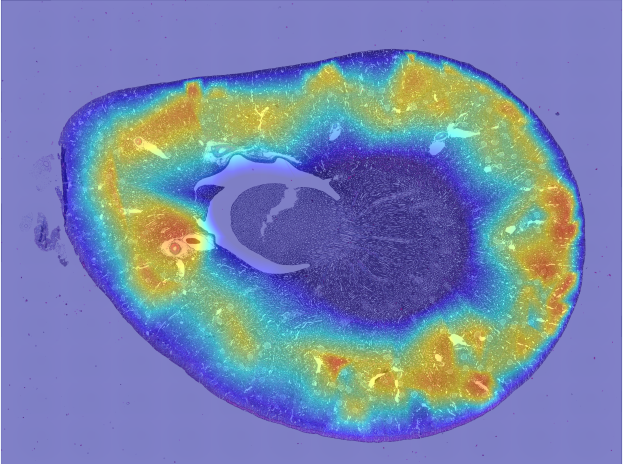
%> input picture DamageMapExample.png, 1245 x 927 px (shown at 1/2 size)
$ octave --eval "result = ColorConvSelector(imread('../DamageMapExample.png'));"   (GNU Octave 9; MATLAB toolbox functions it lacks are replaced by stand-ins)
%> lines starting %> are read from the running program, lines starting %| are printed output that depends on the picture; in (x1, y1, x2, y2) boxes, pixels count from 0 and x2, y2 are one past the last pixel; in counts of white or black regions, pixels touching at a corner belong together; the program's own positions count from 1
### Automated Glomeruli Localizer Scorer/SmartBorder.m
function [ borderidx, kidneymask ] = SmartBorder( f )
% Find Kidney Outline and Fill Masks. This method should handle single and
% double sample images, assuming samples are ~same size.

% Copyright (C) <2017>  <John D. Bukowy>
%
% This program is free software: you can redistribute it and/or modify
% it under the terms of the GNU General Public License as published by
% the Free Software Foundation, either version 3 of the License, or
% (at your option) any later version.
%
% This program is distributed in the hope that it will be useful,
% but WITHOUT ANY WARRANTY; without even the implied warranty of
% MERCHANTABILITY or FITNESS FOR A PARTICULAR PURPOSE.  See the
% GNU General Public License for more details.
%
% You should have received a copy of the GNU General Public License
% along with this program.  If not, see <https://www.gnu.org/licenses/>.

orig_size = size(f);
%> orig_size = [927 1245 3]
HWratio = orig_size(1)/(orig_size(2));
%> HWratio = 0.745

if size(f,3) > 1
g = imadjust(rgb2gray(imresize(f,[HWratio.*1000, 1000])));
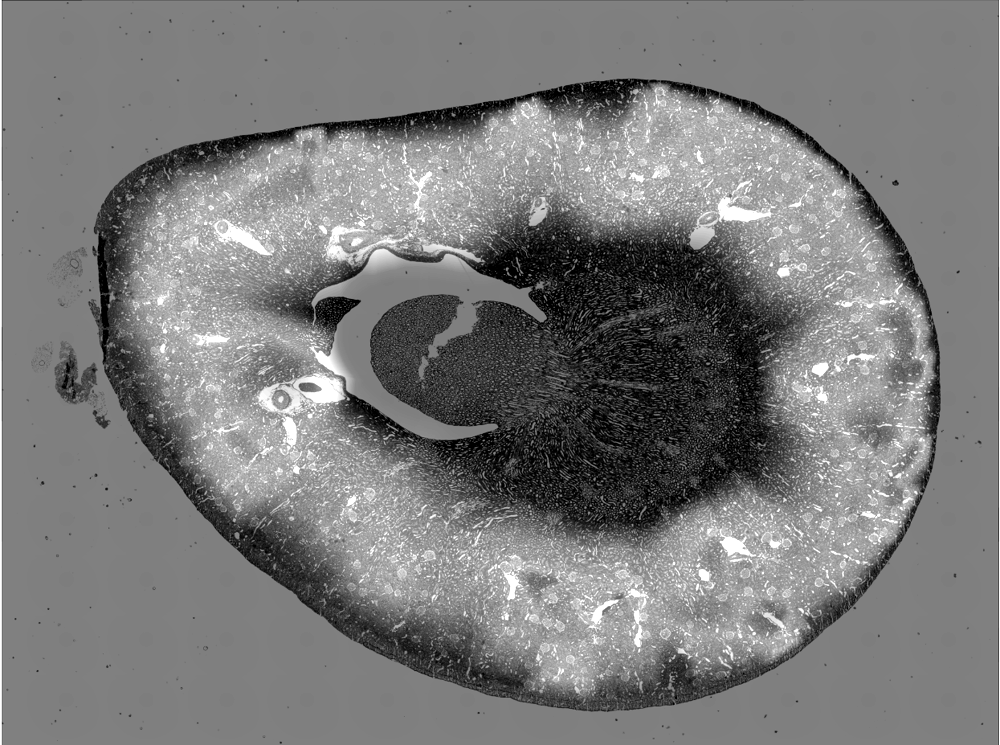
%> g: size 745x1000 uint8; min 0, max 255, mean 122.8
he = g<(.9*255);
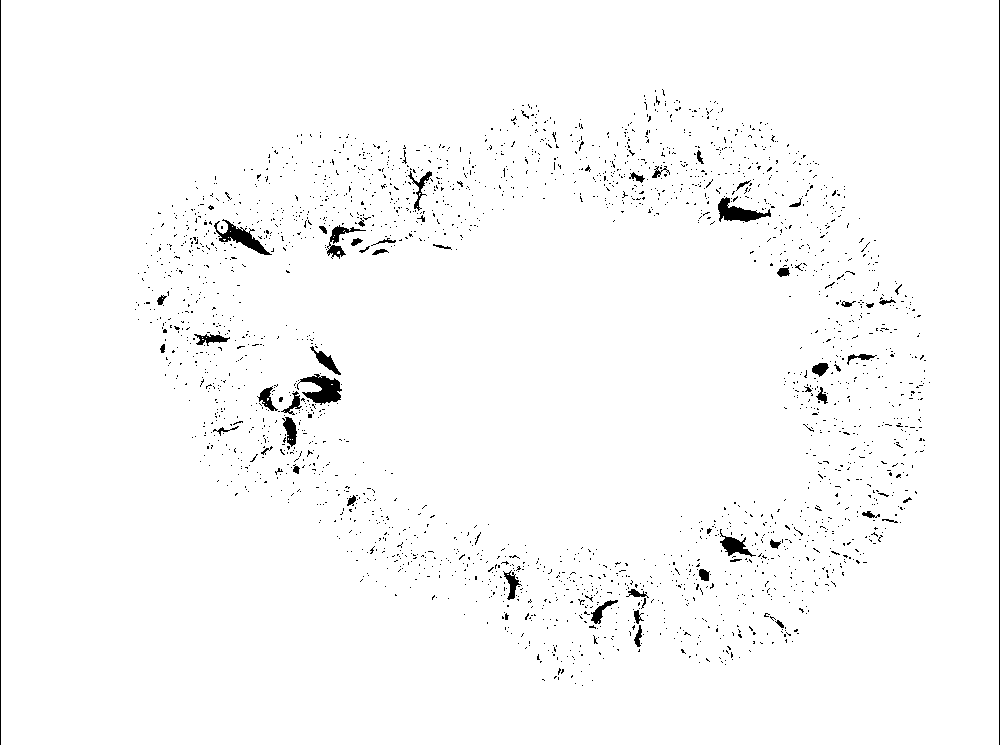
%> he: size 745x1000 logical; 98.1% white; 2426 black regions (2370 under 20 px), largest, box (x1, y1, x2, y2) and area: (0, 0, 1, 745) 745, (999, 0, 1000, 745) 745, (297, 374, 342, 405) 727
else
    g = imresize(f,[HWratio.*1000, 1000]);
    he = g>(.5*255);
    he = imfill(he,'holes');
end


props = regionprops(he,'Area','PixelIdxList');
%> props = 24 regions; largest, Area: 730804, 8, 5, 4, 4
for i = 1:length(props)
    area(i) = props(i).Area;
end
%> this loop made 24 passes
%> after the loop, area = 24 values, max 730804 at index 1, min 1 at index 2, mean 30452

sort_area = sort(area,'descend');
%> sort_area = 24 values, max 730804 at index 1, min 1 at index 11, mean 30452

if sort_area(2) < .8*sort_area(1)
objkeep = find(area==sort_area(1));
%> objkeep = 1
augimgsize = size(g);
%> augimgsize = [745 1000]
kidneymask = zeros(augimgsize(1:2));
kidneymask(props(objkeep).PixelIdxList) = 1;
%> kidneymask: size 745x1000 double; values 0 (black) and 1 (white), 98.1% white; 2426 black regions (2370 under 20 px), largest, box (x1, y1, x2, y2) and area: (0, 0, 1, 745) 745, (999, 0, 1000, 745) 745, (297, 374, 342, 405) 729
clear props
else
    objkeep(1) = find(area==sort_area(1));
    objkeep(2) = find(area==sort_area(2));

    augimgsize = size(g);
kidneymask = zeros(augimgsize(1:2));
kidneymask(props(objkeep(1)).PixelIdxList) = 1;
kidneymask(props(objkeep(2)).PixelIdxList) = 1;

end

clear props area


kidneymask = imfill(kidneymask,'holes');
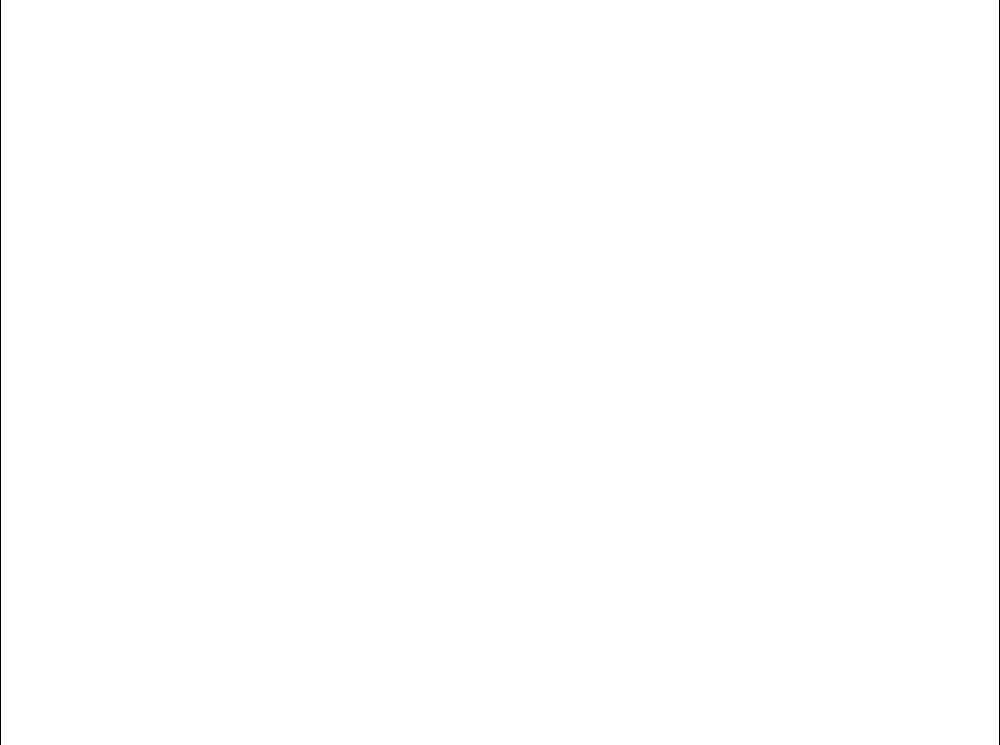
%> kidneymask: size 745x1000 double; values 0 (black) and 1 (white), 99.8% white; black in thin lines or dots
%> the run ends on the next line
kidneymask = activecontour(g,kidneymask,'Chan-Vese','SmoothFactor',3);

if max(max(bwlabel(kidneymask))) > size(objkeep,2)
    props = regionprops(kidneymask,'Area','PixelIdxList');
    for i = 1:length(props)
        area(i) = props(i).Area;
    end

    sort_area = sort(area,'descend');

    if sort_area(2) < .8*sort_area(1)
        objkeep = find(area==sort_area(1));
        augimgsize = size(g);
        kidneymask = zeros(augimgsize(1:2));
        kidneymask(props(objkeep).PixelIdxList) = 1;
        clear props
    else
        objkeep(1) = find(area==sort_area(1));
        objkeep(2) = find(area==sort_area(2));

        augimgsize = size(g);
        kidneymask = zeros(augimgsize(1:2));
        kidneymask(props(objkeep(1)).PixelIdxList) = 1;
        kidneymask(props(objkeep(2)).PixelIdxList) = 1;

    end
    clear props
end

props = regionprops(kidneymask,'Area','PixelIdxList');

for w = 1:length(props)

    tempmask = zeros(augimgsize);
    tempmask(props(w).PixelIdxList) = 1;


    for n = 1:1

        skelletor = bwmorph(bwmorph(tempmask.*imfill(tempmask,'holes'),'skel',inf),'endpoints');

        clear loc
        [loc(:,1), loc(:,2)] = find(skelletor==1);

        clear distmat
        for i = 1:size(loc,1)
            for j = 1:size(loc,1)
                distmat(j,i) = sqrt((loc(i,1)-loc(j,1))^2+(loc(i,2)-loc(j,2))^2);
            end
        end

        distmat(distmat==0) = NaN;
        distmat(distmat>50) = NaN;
        [x,y] = find(distmat==min(distmat));

        pairs = [];
        if isempty(x) == 0
        for m = 1:size(x,1)
            pairs(:,1:2) = [loc(x,1),loc(x,2)];
            pairs(:,3:4) = [loc(y,1),loc(y,2)];
        end
        end

        if isempty(pairs) == 0
        for a = 1:size(pairs,1)

            for i=1:1
                p(1,:)=[pairs(a,1), pairs(a,2)];
                for j=i+1:2
                    p(2,:)=[pairs(a,3), pairs(a,4)];
                    nPixels=max(abs(p(1,:)-p(2,:)))+1;
                    X=linspace(p(1,2), p(2,2), nPixels);
                    Q=(p(1,1)-p(2,1))/(p(1,2)-p(2,2));
                    if isinf(Q)
                        Y=linspace(p(1,1),p(2,1),nPixels);
                    else
                        Q(2)=-det(p)/(p(1,2) - p(2,2));
                        Y=(Q(1)*X+Q(2));
                    end
                    skelletor(sub2ind(size(skelletor),round(Y),round(X)))=1;
                end
            end

        end
        end

        kidneymask = (skelletor+kidneymask>0);
        kidneymask = imfill(kidneymask,'holes');

    end

end

kidneybordermask = bwmorph(kidneymask,'perim8');

kidneymask = imresize(kidneymask,[orig_size(1),orig_size(2)]);
kidneybordermask = imresize(kidneybordermask,[orig_size(1),orig_size(2)]);

clear props;

props = regionprops(kidneybordermask,'PixelList');

borderidx = [];
for i = 1:size(props,1)
borderidx = [borderidx;props(i).PixelList];
end


end

### Automated Glomeruli Localizer Scorer/ColorConvSelector.m
function [ M ] = ColorConvSelector( f )
% This is an implementation for solving for color basis vectors of a 2-stain
% histology prep, adapated from the Macenko et al. method.
%
% Input: f - a 3 channel rgb image matrix.
% Output: M - a 3x3 matrix of the color basis vectors. This should be used
% with TriChromeSeperator.

% SmarterBorder takes an rgb image matrix of a histological sample. It is
% was designed to work with 1 or 2 'continous' samples present in the
% image.
[~,kidney_mask] = SmartBorder(f);

% This is a slightly sketchy step. It should go in and find all of the
% background that is included in holes in the tissue. This is based off of
% apply filters to image data. I don't expect this to be super robust. If
% something is wrong, this would be a good place to check.

% If working correctly, background mask should return a binary mask where
% 1's denote no tissue both within the sample and the background

% Copyright (C) <2017>  <John D. Bukowy>
%
% This program is free software: you can redistribute it and/or modify
% it under the terms of the GNU General Public License as published by
% the Free Software Foundation, either version 3 of the License, or
% (at your option) any later version.
%
% This program is distributed in the hope that it will be useful,
% but WITHOUT ANY WARRANTY; without even the implied warranty of
% MERCHANTABILITY or FITNESS FOR A PARTICULAR PURPOSE.  See the
% GNU General Public License for more details.
%
% You should have received a copy of the GNU General Public License
% along with this program.  If not, see <https://www.gnu.org/licenses/>.

background_pre1_mask = imgaussfilt(entropyfilt(rgb2gray(f),true(3)),5);
background_pre2_mask = (background_pre1_mask>graythresh(background_pre1_mask));
background_pre3_mask = ~background_pre2_mask-(~kidney_mask);
background_pre4_mask = imfill(background_pre3_mask,'holes');
background_mask = ~(~background_pre4_mask.*(kidney_mask));

% This step should apply the masks that we created to segment tissue pixels
% for color basis solving steps
keep_loc = reshape(background_mask(:,:,1),size(background_mask(:,:,1),1)*size(background_mask(:,:,1),2),1);
mask_loc = find(keep_loc==1);
keep_loc = find(keep_loc==0);
background_mask_x3 = repmat(background_mask,1,1,3);

f = uint8(~background_mask_x3).*f;
[height width channel] = size(f);
g = f;

% Feature Set - Optical Density of tissue
% This step solves for optical density of teh tissue and vectorizes the
% image, hence O(ptical)D(density)v(ectorized). It also samples a subset of
% the pixels.

sampleRGB_OD = -log10((double(g)+1)./256);

ODv = reshape(sampleRGB_OD(:,:,1),size(sampleRGB_OD(:,:,1),1)*size(sampleRGB_OD(:,:,1),2),1);
ODv(:,2) = reshape(sampleRGB_OD(:,:,2),size(sampleRGB_OD(:,:,1),1)*size(sampleRGB_OD(:,:,1),2),1);
ODv(:,3) = reshape(sampleRGB_OD(:,:,3),size(sampleRGB_OD(:,:,1),1)*size(sampleRGB_OD(:,:,1),2),1);

ODv_keep = ODv(keep_loc,:);
ODv_drops = prctile(mean(ODv_keep')',.1);
ODv_keep = ODv_keep(mean(ODv_keep')'>ODv_drops,:);

obvs = [ODv_keep];

% Implementation of adapated Macenko et al. method.
[S, U] = pca(obvs);

x0 = [0];
lb = -90;
ub = 90;
x = fmincon(@(x)anglecost(x,U,15),x0,[],[],[],[],lb,ub);
U = U*rotz(x);
% plot(Q(:,2),Q(:,1),'x',U(:,2),U(:,1),'o')

Q(:,1) = (U(:,1)-min(U(:,1)))./(max(U(:,1))-min(U(:,1)));
Q(:,2) = (U(:,2)-min(U(:,2)))./(max(U(:,2))-min(U(:,2)));
Q(:,3) = (U(:,3)-min(U(:,3)))./(max(U(:,3))-min(U(:,3)));

Q = Q*rotz(45);

DEGv(:,1) = asind(Q(:,2)./sqrt(Q(:,1).^2+Q(:,2).^2));
DEGv(:,2) = asind(Q(:,3)./sqrt(Q(:,1).^2+Q(:,3).^2));
DEGv(:,3) = asind(Q(:,3)./sqrt(Q(:,2).^2+Q(:,3).^2));

candidate = DEGv(:,1);

DEGv_low = prctile(candidate,5);
DEGv_high = prctile(candidate,95);

loc_low = find(candidate==max(candidate(find(candidate<=DEGv_low))));
loc_high = find(candidate==max(candidate(find(candidate>=DEGv_high))));


refOD(1,:) = double(ODv_keep(loc_low(1,:),:));
refOD(2,:) = double(ODv_keep(loc_high(1,:),:));
refOD(3,:) = [.5 0 0];

s1 = refOD(1,:);
s2 = refOD(2,:);
s3 = cross(s1,s2);

M = [s1/norm(s1); s2/norm(s2); s3/norm(s3)];

end
